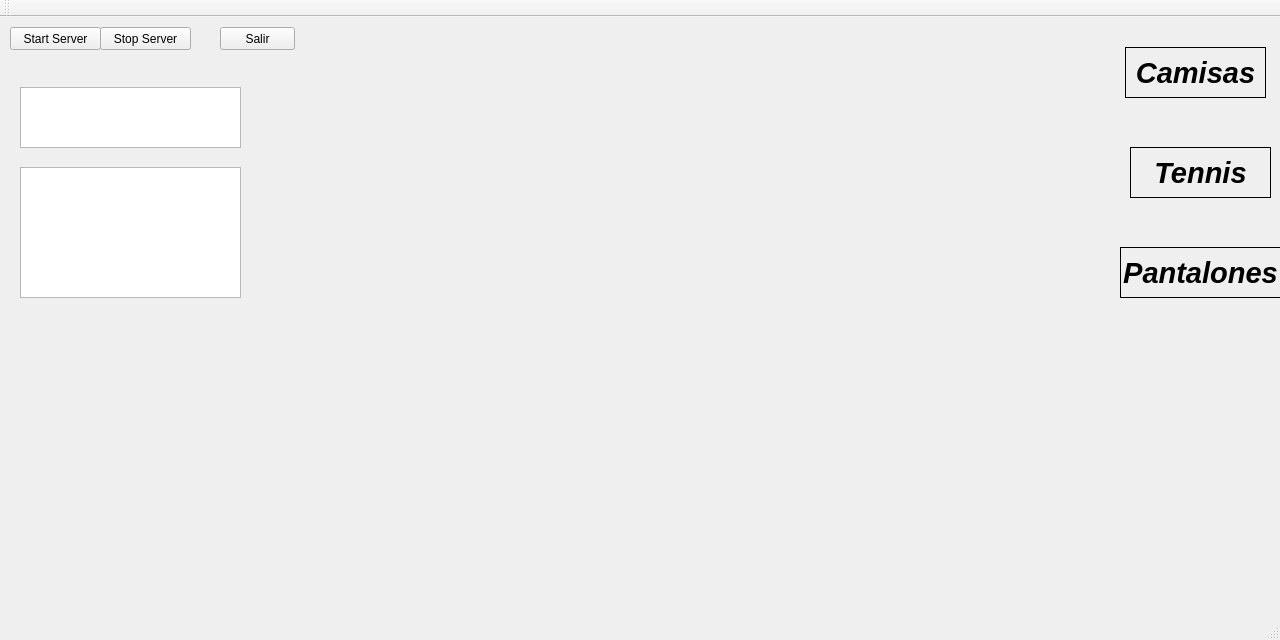
<?xml version="1.0" encoding="UTF-8"?>
<ui version="4.0">
 <class>MainWindow</class>
 <widget class="QMainWindow" name="MainWindow">
  <property name="geometry">
   <rect>
    <x>0</x>
    <y>0</y>
    <width>1280</width>
    <height>640</height>
   </rect>
  </property>
  <property name="mouseTracking">
   <bool>true</bool>
  </property>
  <property name="windowTitle">
   <string>MainWindow</string>
  </property>
  <widget class="QWidget" name="centralWidget">
   <widget class="QTextEdit" name="textEdit">
    <property name="geometry">
     <rect>
      <x>20</x>
      <y>70</y>
      <width>221</width>
      <height>61</height>
     </rect>
    </property>
    <property name="readOnly">
     <bool>true</bool>
    </property>
   </widget>
   <widget class="QPushButton" name="btnStart">
    <property name="geometry">
     <rect>
      <x>10</x>
      <y>10</y>
      <width>91</width>
      <height>23</height>
     </rect>
    </property>
    <property name="text">
     <string>Start Server</string>
    </property>
   </widget>
   <widget class="QPushButton" name="btnStop">
    <property name="geometry">
     <rect>
      <x>100</x>
      <y>10</y>
      <width>91</width>
      <height>23</height>
     </rect>
    </property>
    <property name="text">
     <string>Stop Server</string>
    </property>
   </widget>
   <widget class="QPushButton" name="btnQuit">
    <property name="geometry">
     <rect>
      <x>220</x>
      <y>10</y>
      <width>75</width>
      <height>23</height>
     </rect>
    </property>
    <property name="text">
     <string>Salir</string>
    </property>
   </widget>
   <widget class="QLabel" name="fondo">
    <property name="geometry">
     <rect>
      <x>0</x>
      <y>0</y>
      <width>1280</width>
      <height>640</height>
     </rect>
    </property>
    <property name="text">
     <string/>
    </property>
    <property name="pixmap">
     <pixmap>../../../Desktop/fondo-madera-negro.jpg</pixmap>
    </property>
   </widget>
   <widget class="QLabel" name="lproducto">
    <property name="geometry">
     <rect>
      <x>370</x>
      <y>30</y>
      <width>201</width>
      <height>270</height>
     </rect>
    </property>
    <property name="sizePolicy">
     <sizepolicy hsizetype="Expanding" vsizetype="Preferred">
      <horstretch>0</horstretch>
      <verstretch>0</verstretch>
     </sizepolicy>
    </property>
    <property name="maximumSize">
     <size>
      <width>16777215</width>
      <height>270</height>
     </size>
    </property>
    <property name="text">
     <string/>
    </property>
    <property name="scaledContents">
     <bool>true</bool>
    </property>
   </widget>
   <widget class="QLabel" name="lqr">
    <property name="geometry">
     <rect>
      <x>380</x>
      <y>310</y>
      <width>151</width>
      <height>151</height>
     </rect>
    </property>
    <property name="text">
     <string/>
    </property>
    <property name="scaledContents">
     <bool>true</bool>
    </property>
   </widget>
   <widget class="QTextEdit" name="textdesc">
    <property name="geometry">
     <rect>
      <x>20</x>
      <y>150</y>
      <width>221</width>
      <height>131</height>
     </rect>
    </property>
    <property name="autoFillBackground">
     <bool>true</bool>
    </property>
    <property name="html">
     <string>&lt;!DOCTYPE HTML PUBLIC &quot;-//W3C//DTD HTML 4.0//EN&quot; &quot;http://www.w3.org/TR/REC-html40/strict.dtd&quot;&gt;
&lt;html&gt;&lt;head&gt;&lt;meta name=&quot;qrichtext&quot; content=&quot;1&quot; /&gt;&lt;style type=&quot;text/css&quot;&gt;
p, li { white-space: pre-wrap; }
&lt;/style&gt;&lt;/head&gt;&lt;body style=&quot; font-family:'Ubuntu'; font-size:11pt; font-weight:400; font-style:normal;&quot;&gt;
&lt;p style=&quot;-qt-paragraph-type:empty; margin-top:0px; margin-bottom:0px; margin-left:0px; margin-right:0px; -qt-block-indent:0; text-indent:0px;&quot;&gt;&lt;br /&gt;&lt;/p&gt;&lt;/body&gt;&lt;/html&gt;</string>
    </property>
   </widget>
   <widget class="QLabel" name="labelvans">
    <property name="geometry">
     <rect>
      <x>0</x>
      <y>470</y>
      <width>171</width>
      <height>131</height>
     </rect>
    </property>
    <property name="text">
     <string/>
    </property>
    <property name="pixmap">
     <pixmap resource="resources.qrc">:/imagenes/v5</pixmap>
    </property>
    <property name="scaledContents">
     <bool>true</bool>
    </property>
   </widget>
   <widget class="QLabel" name="label">
    <property name="geometry">
     <rect>
      <x>370</x>
      <y>470</y>
      <width>181</width>
      <height>131</height>
     </rect>
    </property>
    <property name="text">
     <string/>
    </property>
    <property name="pixmap">
     <pixmap resource="resources.qrc">:/imagenes/adidas1.jpg</pixmap>
    </property>
    <property name="scaledContents">
     <bool>true</bool>
    </property>
   </widget>
   <widget class="QLabel" name="label_2">
    <property name="geometry">
     <rect>
      <x>800</x>
      <y>470</y>
      <width>121</width>
      <height>131</height>
     </rect>
    </property>
    <property name="text">
     <string/>
    </property>
    <property name="pixmap">
     <pixmap resource="resources.qrc">:/imagenes/camisa1.jpg</pixmap>
    </property>
    <property name="scaledContents">
     <bool>true</bool>
    </property>
   </widget>
   <widget class="QLabel" name="label_3">
    <property name="geometry">
     <rect>
      <x>1160</x>
      <y>470</y>
      <width>121</width>
      <height>131</height>
     </rect>
    </property>
    <property name="text">
     <string/>
    </property>
    <property name="pixmap">
     <pixmap resource="resources.qrc">:/imagenes/camisa22.jpg</pixmap>
    </property>
    <property name="scaledContents">
     <bool>true</bool>
    </property>
   </widget>
   <widget class="QLabel" name="label_4">
    <property name="geometry">
     <rect>
      <x>1125</x>
      <y>30</y>
      <width>141</width>
      <height>51</height>
     </rect>
    </property>
    <property name="font">
     <font>
      <pointsize>22</pointsize>
      <weight>75</weight>
      <italic>true</italic>
      <bold>true</bold>
     </font>
    </property>
    <property name="frameShape">
     <enum>QFrame::Box</enum>
    </property>
    <property name="frameShadow">
     <enum>QFrame::Plain</enum>
    </property>
    <property name="text">
     <string>Camisas</string>
    </property>
    <property name="alignment">
     <set>Qt::AlignCenter</set>
    </property>
   </widget>
   <widget class="QLabel" name="label_5">
    <property name="geometry">
     <rect>
      <x>1130</x>
      <y>130</y>
      <width>141</width>
      <height>51</height>
     </rect>
    </property>
    <property name="font">
     <font>
      <pointsize>22</pointsize>
      <weight>75</weight>
      <italic>true</italic>
      <bold>true</bold>
     </font>
    </property>
    <property name="frameShape">
     <enum>QFrame::Box</enum>
    </property>
    <property name="frameShadow">
     <enum>QFrame::Plain</enum>
    </property>
    <property name="text">
     <string>Tennis</string>
    </property>
    <property name="alignment">
     <set>Qt::AlignCenter</set>
    </property>
   </widget>
   <widget class="QLabel" name="label_6">
    <property name="geometry">
     <rect>
      <x>1120</x>
      <y>230</y>
      <width>161</width>
      <height>51</height>
     </rect>
    </property>
    <property name="font">
     <font>
      <pointsize>22</pointsize>
      <weight>75</weight>
      <italic>true</italic>
      <bold>true</bold>
     </font>
    </property>
    <property name="frameShape">
     <enum>QFrame::Box</enum>
    </property>
    <property name="frameShadow">
     <enum>QFrame::Plain</enum>
    </property>
    <property name="text">
     <string>Pantalones</string>
    </property>
    <property name="alignment">
     <set>Qt::AlignCenter</set>
    </property>
   </widget>
   <zorder>fondo</zorder>
   <zorder>textEdit</zorder>
   <zorder>btnStart</zorder>
   <zorder>btnStop</zorder>
   <zorder>btnQuit</zorder>
   <zorder>lproducto</zorder>
   <zorder>textdesc</zorder>
   <zorder>labelvans</zorder>
   <zorder>label</zorder>
   <zorder>label_2</zorder>
   <zorder>label_3</zorder>
   <zorder>lqr</zorder>
   <zorder>label_4</zorder>
   <zorder>label_5</zorder>
   <zorder>label_6</zorder>
  </widget>
  <widget class="QMenuBar" name="menuBar">
   <property name="geometry">
    <rect>
     <x>0</x>
     <y>0</y>
     <width>1280</width>
     <height>25</height>
    </rect>
   </property>
  </widget>
  <widget class="QToolBar" name="mainToolBar">
   <attribute name="toolBarArea">
    <enum>TopToolBarArea</enum>
   </attribute>
   <attribute name="toolBarBreak">
    <bool>false</bool>
   </attribute>
  </widget>
  <widget class="QStatusBar" name="statusBar"/>
 </widget>
 <layoutdefault spacing="6" margin="11"/>
 <resources>
  <include location="resources.qrc"/>
 </resources>
 <connections/>
</ui>
